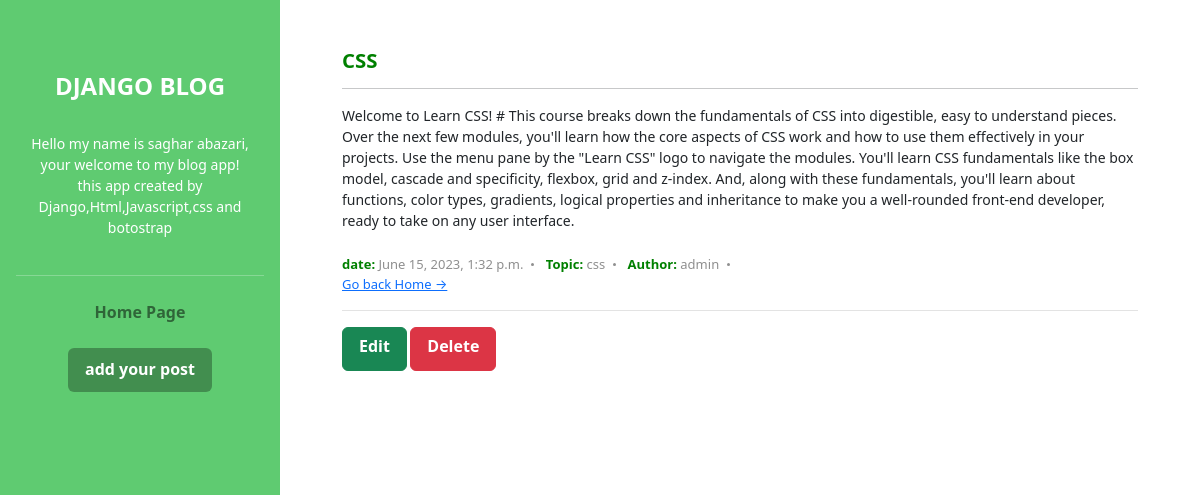
Page /2/ on the committed database.
### blog/models.py (models this page shows, shortened)
class Post(models.Model):
    STATUS=(
        ('pub','PUBLISHED'),
        ('drf','DRAFT'),
    )
    ABOUT=(
        ('html','HTML'),
        ('css','CSS'),
        ('java','JAVA'),
        ('python','PYTHON'),
        ('django','DJANGO'),
    )
    title=models.CharField(max_length=150)
    text=models.TextField()
    created=models.DateTimeField(auto_now_add=True)
    date_modified=models.DateTimeField(auto_now=True)
    status=models.CharField(choices=STATUS,max_length=10)
    about=models.CharField(choices=ABOUT,max_length=10)
    author=models.ForeignKey('auth.User',on_delete=models.CASCADE)

### blog/views.py (the view)
# urls.py: path('<int:pk>/',Post_Detail.as_view(),name='detail'),
class Post_Detail(generic.DetailView):#pk
    model=Post
    template_name='blog/detail.html'
    context_object_name='posts'

### blog/templates/blog/detail.html (shortened to what this page needs)
{% extends "_base.html" %}
{% block context %}
<div class="main-wrapper">
    <section class="blog-list px-3 py-5 p-md-5">
        <div class="container">
            <div class="item mb-5">
                    <div class="media-body">
                        <h3 class="title mb-1"; style="color:green;">{{posts.title}}</h3>
                        <hr>
                    </div>
                    <div class="intro">{{posts.text}}</div><br>
                    <div class="meta mb-1"><b style="color:green;">date: </b><span class="date">{{posts.date_modified}}</span>
                        <b style="color:green;">Topic: </b><span class="time">{{posts.about}}</span>
                        <b style="color:green;">Author: </b><span class="comment">{{posts.author}}</span><br>
                        <a class="more-link" href="{% url 'home' %}">Go back Home &rarr;</a>
                    <hr>
                    <div class="d-grid gap-2 d-md-block">
                        <a href={% url 'edit' posts.id %} class="btn btn-success me-me-2">Edit</a>
                        <a href={% url 'delete' posts.id %} class="btn btn-danger">Delete</a>
                      </div>
                    </div>
            </div>
                </div>
            </div>
{% endblock context %}

### templates/_base.html (style rules this page uses)
h1,h2,h3,h4,h5,h6 { color:#292929;font-weight:bold }
.btn { font-weight:bold;padding:.375rem 1rem;height:2.75rem;transition:all 0.4s ease-in-out }
.main-wrapper { margin-left:280px;background:#fff }
.main-wrapper .container { max-width:820px }
.blog-list .item .title { font-size:1.275rem }
.blog-list .item .intro { font-size:0.875rem }
.blog-list .item .more-link { font-size:0.8125rem }
.meta { color:#8f8f8f;font-size:0.8125rem }
.meta span { display:inline-block }
.meta span:after { content:"";display:inline-block;width:3px;height:3px;border-radius:50%;background:#8f8f8f;margin-left:0.5rem;margin-right:0.5rem;position:relative;top:-3px }
body { overflow-x:hidden }

### rows in the picture
Post: title "CSS", text "Welcome to Learn CSS! # This course breaks down the fundamentals of CSS into digestible, easy to understand pieces. Over the next few modules, you'll learn how the core aspects of CSS work and how to use them effectively in your projects. Use the menu pane by the \"Learn CSS\" logo to navigate the modules. You'll learn CSS fundamentals like the box model, cascade and specificity, flexbox, grid and z-index. And, along with these fundamentals, you'll learn about functions, color types, gradients, logical properties and inheritance to make you a well-rounded front-end developer, ready to take on any user interface.", date_modified "June 15, 2023, 1:32 p.m.", about "css", author "admin"
